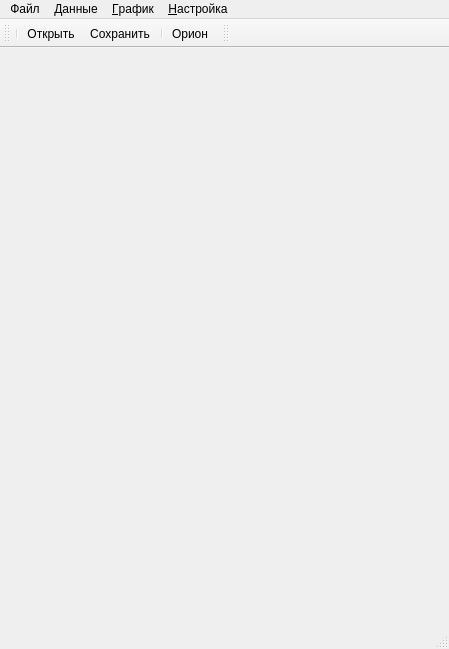
<?xml version="1.0" encoding="UTF-8"?>
<ui version="4.0">
 <class>GraphicsDoc</class>
 <widget class="QMainWindow" name="GraphicsDoc">
  <property name="geometry">
   <rect>
    <x>0</x>
    <y>0</y>
    <width>449</width>
    <height>649</height>
   </rect>
  </property>
  <property name="windowTitle">
   <string>Graphics</string>
  </property>
  <property name="windowIcon">
   <iconset resource="graphics.qrc">
    <normaloff>:/Resources/images/line.png</normaloff>:/Resources/images/line.png</iconset>
  </property>
  <widget class="QSplitter" name="splitter">
   <property name="orientation">
    <enum>Qt::Horizontal</enum>
   </property>
   <widget class="QWidget" name="centralwidget">
    <layout class="QGridLayout" name="gridLayout">
     <property name="leftMargin">
      <number>0</number>
     </property>
     <property name="topMargin">
      <number>0</number>
     </property>
     <property name="rightMargin">
      <number>0</number>
     </property>
     <property name="bottomMargin">
      <number>0</number>
     </property>
     <property name="spacing">
      <number>0</number>
     </property>
     <item row="0" column="2">
      <widget class="QScrollBar" name="verticalScrollBar">
       <property name="maximum">
        <number>297</number>
       </property>
       <property name="singleStep">
        <number>5</number>
       </property>
       <property name="pageStep">
        <number>50</number>
       </property>
       <property name="orientation">
        <enum>Qt::Vertical</enum>
       </property>
      </widget>
     </item>
     <item row="1" column="0">
      <widget class="QScrollBar" name="horizontalScrollBar">
       <property name="maximum">
        <number>210</number>
       </property>
       <property name="singleStep">
        <number>5</number>
       </property>
       <property name="pageStep">
        <number>50</number>
       </property>
       <property name="orientation">
        <enum>Qt::Horizontal</enum>
       </property>
       <property name="invertedControls">
        <bool>false</bool>
       </property>
      </widget>
     </item>
     <item row="0" column="0">
      <widget class="GraphicsView" name="oglView" native="true">
       <property name="mouseTracking">
        <bool>true</bool>
       </property>
       <property name="focusPolicy">
        <enum>Qt::ClickFocus</enum>
       </property>
      </widget>
     </item>
    </layout>
   </widget>
   <widget class="LocatorView" name="locator">
    <property name="editTriggers">
     <set>QAbstractItemView::NoEditTriggers</set>
    </property>
    <property name="showDropIndicator" stdset="0">
     <bool>false</bool>
    </property>
    <property name="selectionMode">
     <enum>QAbstractItemView::NoSelection</enum>
    </property>
    <property name="rootIsDecorated">
     <bool>false</bool>
    </property>
   </widget>
  </widget>
  <widget class="QMenuBar" name="menuBar">
   <property name="geometry">
    <rect>
     <x>0</x>
     <y>0</y>
     <width>449</width>
     <height>21</height>
    </rect>
   </property>
   <widget class="QMenu" name="menu">
    <property name="title">
     <string>Файл</string>
    </property>
    <addaction name="actionOpen"/>
    <addaction name="actionSave"/>
    <addaction name="actionSaveAs"/>
   </widget>
   <widget class="QMenu" name="menu_2">
    <property name="title">
     <string>Данные</string>
    </property>
    <widget class="QMenu" name="menu_3">
     <property name="title">
      <string>Открыть</string>
     </property>
     <addaction name="action_2"/>
     <addaction name="action_LoadOrion"/>
    </widget>
    <addaction name="menu_3"/>
   </widget>
   <widget class="QMenu" name="menu_4">
    <property name="title">
     <string>&amp;График</string>
    </property>
    <addaction name="actionAddAxe"/>
   </widget>
   <widget class="QMenu" name="menu_5">
    <property name="title">
     <string>&amp;Настройка</string>
    </property>
    <addaction name="actionPageInfo"/>
    <addaction name="actionGraphSettings"/>
   </widget>
   <addaction name="menu"/>
   <addaction name="menu_2"/>
   <addaction name="menu_4"/>
   <addaction name="menu_5"/>
  </widget>
  <widget class="QToolBar" name="mainToolBar">
   <property name="toolButtonStyle">
    <enum>Qt::ToolButtonIconOnly</enum>
   </property>
   <attribute name="toolBarArea">
    <enum>TopToolBarArea</enum>
   </attribute>
   <attribute name="toolBarBreak">
    <bool>false</bool>
   </attribute>
   <addaction name="separator"/>
   <addaction name="actionOpen"/>
   <addaction name="actionSave"/>
   <addaction name="separator"/>
   <addaction name="action_LoadOrion"/>
  </widget>
  <widget class="QStatusBar" name="statusBar"/>
  <widget class="QToolBar" name="toolBarPanel">
   <property name="windowTitle">
    <string>toolBar</string>
   </property>
   <attribute name="toolBarArea">
    <enum>TopToolBarArea</enum>
   </attribute>
   <attribute name="toolBarBreak">
    <bool>false</bool>
   </attribute>
  </widget>
  <action name="actionOpen">
   <property name="icon">
    <iconset resource="graphics.qrc">
     <normaloff>:/Resources/images/open.png</normaloff>:/Resources/images/open.png</iconset>
   </property>
   <property name="text">
    <string>Открыть</string>
   </property>
  </action>
  <action name="actionSave">
   <property name="icon">
    <iconset resource="graphics.qrc">
     <normaloff>:/Resources/images/save.png</normaloff>:/Resources/images/save.png</iconset>
   </property>
   <property name="text">
    <string>Сохранить</string>
   </property>
  </action>
  <action name="action_2">
   <property name="text">
    <string>САПР</string>
   </property>
  </action>
  <action name="action_LoadOrion">
   <property name="icon">
    <iconset resource="graphics.qrc">
     <normaloff>:/Resources/images/line.png</normaloff>:/Resources/images/line.png</iconset>
   </property>
   <property name="text">
    <string>Орион</string>
   </property>
  </action>
  <action name="actionAddAxe">
   <property name="text">
    <string>Добавить</string>
   </property>
   <property name="toolTip">
    <string>Добавить график</string>
   </property>
   <property name="shortcut">
    <string>Ins</string>
   </property>
  </action>
  <action name="actionPageInfo">
   <property name="text">
    <string>Параметры страницы...</string>
   </property>
  </action>
  <action name="actionGraphSettings">
   <property name="text">
    <string>Настройки графики...</string>
   </property>
  </action>
  <action name="actionSaveAs">
   <property name="icon">
    <iconset resource="graphics.qrc">
     <normaloff>:/Resources/images/save.png</normaloff>:/Resources/images/save.png</iconset>
   </property>
   <property name="text">
    <string>Сохранить как...</string>
   </property>
  </action>
 </widget>
 <layoutdefault spacing="6" margin="11"/>
 <customwidgets>
  <customwidget>
   <class>GraphicsView</class>
   <extends>QWidget</extends>
   <header>graphicsview.h</header>
  </customwidget>
  <customwidget>
   <class>LocatorView</class>
   <extends>QTreeView</extends>
   <header>Dialogs/locator_view.h</header>
  </customwidget>
 </customwidgets>
 <resources>
  <include location="graphics.qrc"/>
 </resources>
 <connections/>
</ui>
